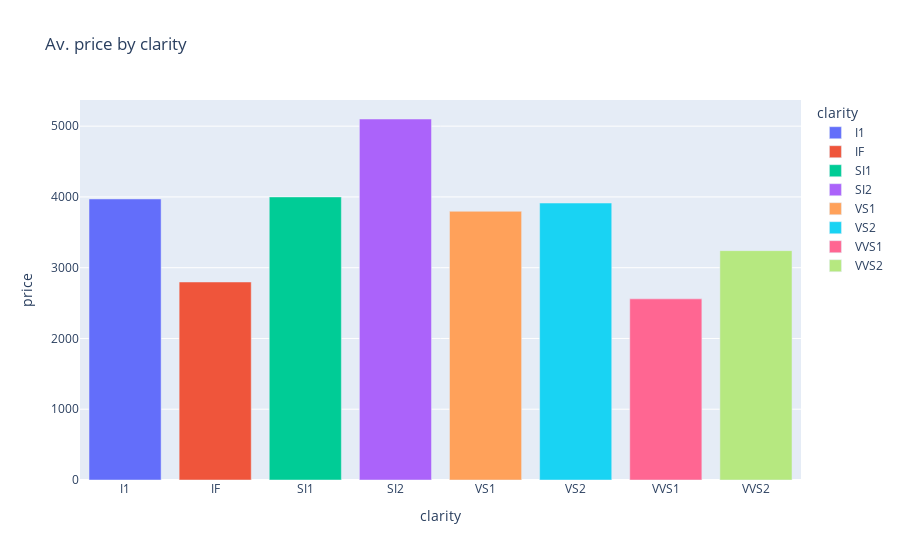

Source (notebook cell):
### Code cell
px.bar(data_frame=clarity_price,x='clarity',y='price',color='clarity',title='Av. price by clarity')

### Figure 1 — Plotly figure (JSON) as saved in the notebook; plotly's stock layout.template omitted (floating-point values rounded to 4 significant figures)
{"data": [{"alignmentgroup": "True", "hovertemplate": "clarity=%{x}<br>price=%{y}<extra></extra>", "legendgroup": "I1", "marker": {"color": "#636efa"}, "name": "I1", "offsetgroup": "I1", "orientation": "v", "showlegend": true, "textposition": "auto", "type": "bar", "x": ["I1"], "xaxis": "x", "y": [3971.0], "yaxis": "y"}, {"alignmentgroup": "True", "hovertemplate": "clarity=%{x}<br>price=%{y}<extra></extra>", "legendgroup": "IF", "marker": {"color": "#EF553B"}, "name": "IF", "offsetgroup": "IF", "orientation": "v", "showlegend": true, "textposition": "auto", "type": "bar", "x": ["IF"], "xaxis": "x", "y": [2798.0], "yaxis": "y"}, {"alignmentgroup": "True", "hovertemplate": "clarity=%{x}<br>price=%{y}<extra></extra>", "legendgroup": "SI1", "marker": {"color": "#00cc96"}, "name": "SI1", "offsetgroup": "SI1", "orientation": "v", "showlegend": true, "textposition": "auto", "type": "bar", "x": ["SI1"], "xaxis": "x", "y": [4000.0], "yaxis": "y"}, {"alignmentgroup": "True", "hovertemplate": "clarity=%{x}<br>price=%{y}<extra></extra>", "legendgroup": "SI2", "marker": {"color": "#ab63fa"}, "name": "SI2", "offsetgroup": "SI2", "orientation": "v", "showlegend": true, "textposition": "auto", "type": "bar", "x": ["SI2"], "xaxis": "x", "y": [5101.0], "yaxis": "y"}, {"alignmentgroup": "True", "hovertemplate": "clarity=%{x}<br>price=%{y}<extra></extra>", "legendgroup": "VS1", "marker": {"color": "#FFA15A"}, "name": "VS1", "offsetgroup": "VS1", "orientation": "v", "showlegend": true, "textposition": "auto", "type": "bar", "x": ["VS1"], "xaxis": "x", "y": [3797.0], "yaxis": "y"}, {"alignmentgroup": "True", "hovertemplate": "clarity=%{x}<br>price=%{y}<extra></extra>", "legendgroup": "VS2", "marker": {"color": "#19d3f3"}, "name": "VS2", "offsetgroup": "VS2", "orientation": "v", "showlegend": true, "textposition": "auto", "type": "bar", "x": ["VS2"], "xaxis": "x", "y": [3914.0], "yaxis": "y"}, {"alignmentgroup": "True", "hovertemplate": "clarity=%{x}<br>price=%{y}<extra></extra>", "legendgroup": "VVS1", "marker": {"color": "#FF6692"}, "name": "VVS1", "offsetgroup": "VVS1", "orientation": "v", "showlegend": true, "textposition": "auto", "type": "bar", "x": ["VVS1"], "xaxis": "x", "y": [2559.0], "yaxis": "y"}, {"alignmentgroup": "True", "hovertemplate": "clarity=%{x}<br>price=%{y}<extra></extra>", "legendgroup": "VVS2", "marker": {"color": "#B6E880"}, "name": "VVS2", "offsetgroup": "VVS2", "orientation": "v", "showlegend": true, "textposition": "auto", "type": "bar", "x": ["VVS2"], "xaxis": "x", "y": [3241.0], "yaxis": "y"}], "layout": {"barmode": "relative", "legend": {"title": {"text": "clarity"}, "tracegroupgap": 0}, "title": {"text": "Av. price by clarity"}, "xaxis": {"anchor": "y", "categoryarray": ["I1", "IF", "SI1", "SI2", "VS1", "VS2", "VVS1", "VVS2"], "categoryorder": "array", "domain": [0, 1], "title": {"text": "clarity"}}, "yaxis": {"anchor": "x", "domain": [0, 1], "title": {"text": "price"}}}}
